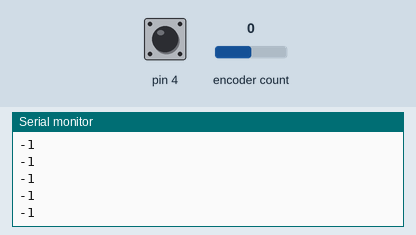
Recording of a sketch running on a simulated Arduino Uno, built with avr-gcc and run on an emulated ATmega328P. Shown: the last lines printed to the serial monitor. The test bench sets the inputs (shaded band); at power-on: encoder count 0, pin 4 HIGH.

Above: at 1.2 s.
1.3 s: encoder count set to 1
At 1.8 s:
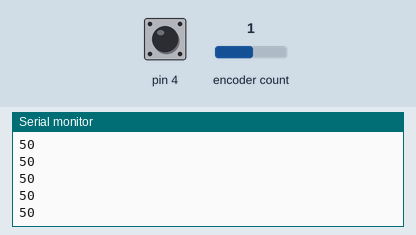
2.8 s: pin 4 pulled LOW for 3.2 s
At 7.1 s:
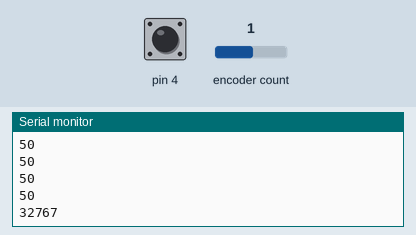
Timing chart, 0 to 8.6 s (numbered marks = the images above; inputs shaded):
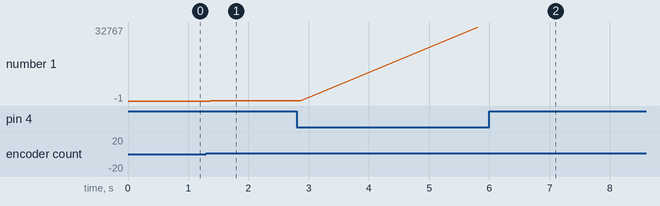

The sketch:

sketch_nov09a.ino
```cpp
#include <Encoder.h>
Encoder steer(2, 3);
int steerpos, laststeerpos = 0, sl = -2550, sr = 2550;
int val;
void setup() {
  // put your setup code here, to run once:
  pinMode(4, INPUT);
  digitalWrite(4, HIGH);
  Serial.begin(9600);
  steerpos = map(steerpos, sl, sr, 0, 1023);
}

void calibrateSteeringWheel()
{
  steer.write(0);

  delay(1000);
  val = !digitalRead(4);
  while(val != 1)
    val = !digitalRead(4);
  sl = steer.read();

  delay(1000);
  val = !digitalRead(4);
  while(val != 1)
    val = !digitalRead(4);
  sr = steer.read();

  delay(1000);
}

void loop() {
  // put your main code here, to run repeatedly:
  val = !digitalRead(4);
  if(val == 1)
    calibrateSteeringWheel();
  laststeerpos = steerpos;
  steerpos = steer.read();
  steerpos = map(steerpos, sl, sr, -32768, 32767);
  if(steerpos > 32767)
    steerpos = 32767;
  else if(steerpos < -32768)
    steerpos = -32738;
  /*int val = abs(laststeerpos - steerpos);
  if(abs(val) > 10)
  {
    steerpos = laststeerpos;
    Serial.println(val);
    Serial.println(steerpos);
    Serial.println();
  }*/
  Serial.println(steerpos);
}
```

Measured:
- after the input at 1.3 s, the serial monitor: prints a new line after 0.07 s (image 1)
- after the input at 2.8 s, the serial monitor: prints a new line after 3.0 s (image 2)
- plotted number 1: -1 → 50 after the input at 1.3 s, 50 → 32767 after the input at 2.8 s
